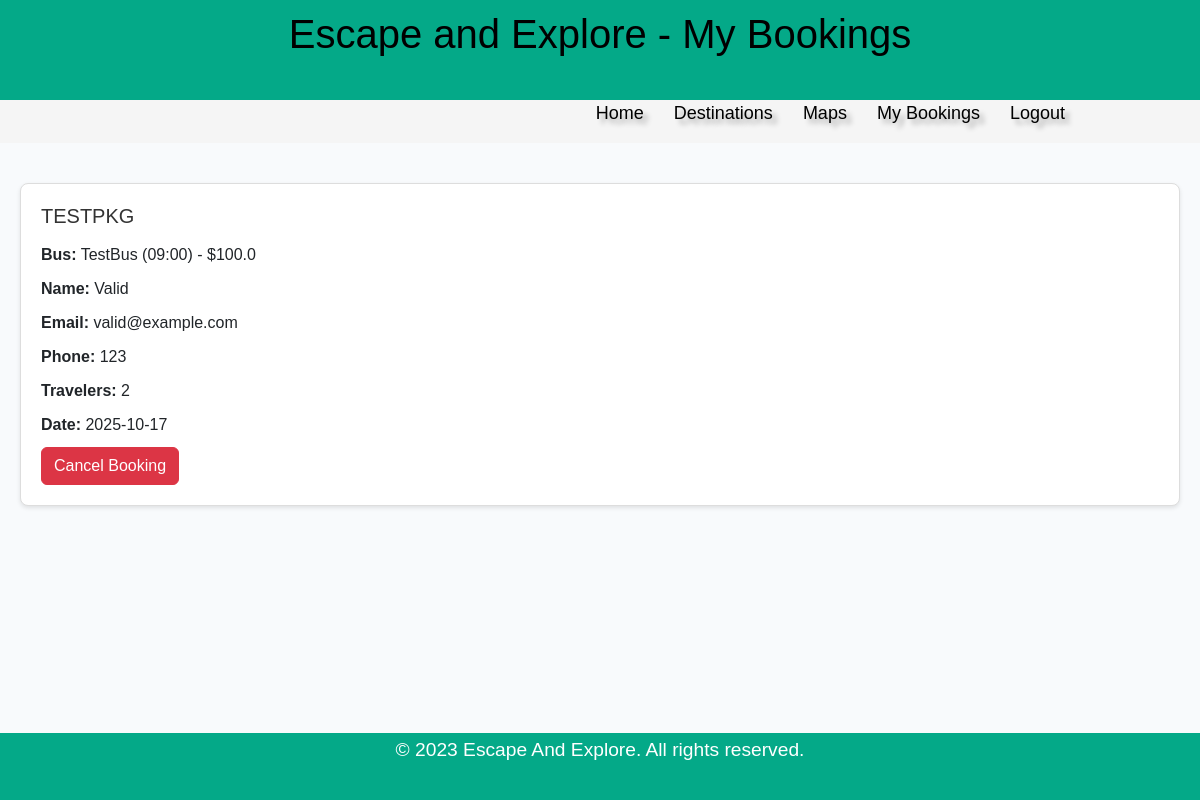
The app's page /mybookings (signed in), older data.
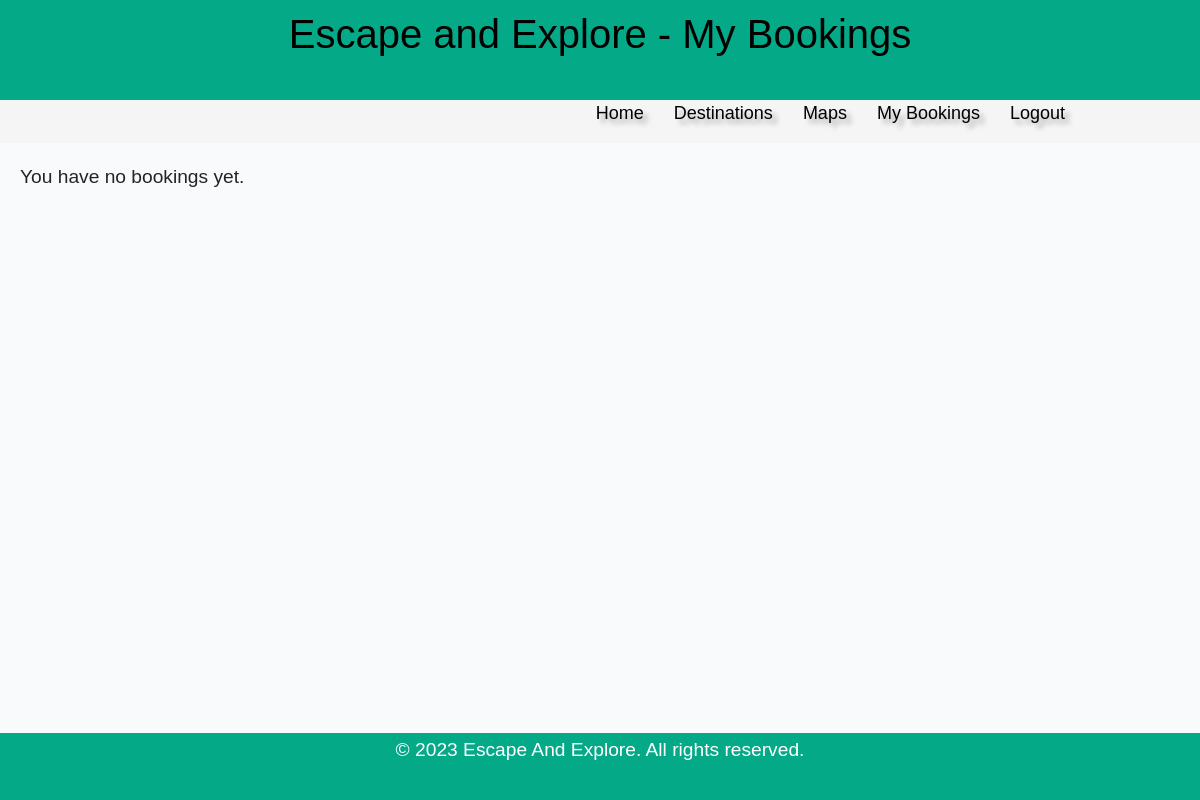
The same page, newer data.
### app.py (models this page shows)
class Booking(db.Model):
    id = db.Column(db.Integer, primary_key=True)
    user_id = db.Column(db.Integer, db.ForeignKey('user.id'), nullable=False)
    package_id = db.Column(db.Integer, db.ForeignKey('package.id'), nullable=False)
    bus_id = db.Column(db.Integer, db.ForeignKey('bus.id'), nullable=False)
    name = db.Column(db.String(150), nullable=False)
    email = db.Column(db.String(150), nullable=False)
    phone = db.Column(db.String(20), nullable=False)
    travelers = db.Column(db.Integer, nullable=False)
    date = db.Column(db.String(50), nullable=False)
    user = db.relationship('User', backref='bookings', lazy=True)
    bus = db.relationship('Bus', backref='bookings', lazy=True)

class Package(db.Model):
    id = db.Column(db.Integer, primary_key=True)
    name = db.Column(db.String(150), nullable=False)
    description = db.Column(db.Text, nullable=False)
    image = db.Column(db.String(150), nullable=False)
    location = db.Column(db.String(150))
    duration = db.Column(db.String(50))
    best_time = db.Column(db.String(50))
    activities = db.Column(db.Text)
    bookings = db.relationship('Booking', backref='package', lazy=True)
    buses = db.relationship('Bus', backref='package', lazy=True)

class Bus(db.Model):
    id = db.Column(db.Integer, primary_key=True)
    name = db.Column(db.String(150), nullable=False)
    package_id = db.Column(db.Integer, db.ForeignKey('package.id'), nullable=False)
    capacity = db.Column(db.Integer, nullable=False)
    price = db.Column(db.Float, nullable=False)
    departure_time = db.Column(db.String(50), nullable=False)

### app.py (the view)
@app.route('/mybookings')
def mybookings():
    if 'user_id' not in session:
        return redirect(url_for('login'))
    bookings = Booking.query.filter_by(user_id=session['user_id']).options(joinedload(Booking.package), joinedload(Booking.bus)).all()
    return render_template('mybookings.html', bookings=bookings)

### app.py (called while the page is built)
@app.context_processor
def inject_user():
    if 'user_id' in session:
        return {
            'is_authenticated': True,
            'current_user': {
                'is_admin': session.get('is_admin', False)
            }
        }
    return {
        'is_authenticated': False,
        'current_user': None
    }

### templates/mybookings.html (shortened to what this page needs)
<!DOCTYPE html>
<html>
<head>
  <link href="https://cdn.jsdelivr.net/npm/bootstrap@5.3.0/dist/css/bootstrap.min.css" rel="stylesheet">
  <link rel="stylesheet" type="text/css" href="{{ url_for('static', filename='css/style.css') }}" />
</head>
<body class="non-home">
  <header>
    <h1>Escape and Explore - My Bookings</h1>
  </header>
  <div class="nav">
    <div class="nav-menu">
      <ul>
        <li><a href="{{ url_for('index') }}">Home</a></li>
        <li><a href="{{ url_for('packages') }}">Destinations</a></li>
        <li><a href="{{ url_for('maps') }}">Maps</a></li>
        {% if not is_authenticated %}
        <li><a href="{{ url_for('login') }}">Login</a></li>
        <li><a href="{{ url_for('register') }}">Register</a></li>
        {% else %}
        <li><a href="{{ url_for('mybookings') }}">My Bookings</a></li>
        <li><a href="{{ url_for('logout') }}">Logout</a></li>
        {% endif %}
      </ul>
    </div>
  </div>
  <div class="container">
    {% if bookings %}
      <div class="bookings-grid">
        {% for booking in bookings %}
        <div class="card booking-card">
          <div class="card-body">
            <h5 class="card-title">{{ booking.package.name if booking.package else 'N/A' }}</h5>
            <p class="card-text"><strong>Bus:</strong>
              {% if booking.bus %}
                {{ booking.bus.name }} ({{ booking.bus.departure_time }}) - ${{ booking.bus.price }}
              {% else %}
                N/A
              {% endif %}
            </p>
            <p class="card-text"><strong>Name:</strong> {{ booking.name or 'N/A' }}</p>
            <p class="card-text"><strong>Email:</strong> {{ booking.email or 'N/A' }}</p>
            <p class="card-text"><strong>Phone:</strong> {{ booking.phone or 'N/A' }}</p>
            <p class="card-text"><strong>Travelers:</strong> {{ booking.travelers or 'N/A' }}</p>
            <p class="card-text"><strong>Date:</strong> {{ booking.date or 'N/A' }}</p>
            <a href="{{ url_for('cancel_booking', booking_id=booking.id) }}" class="btn btn-danger">Cancel Booking</a>
          </div>
        </div>
        {% endfor %}
      </div>
    {% else %}
      <p>You have no bookings yet.</p>
    {% endif %}
  </div>
  <footer>
    <p>&copy; 2023 Escape And Explore. All rights reserved.</p>
  </footer>
</body>
</html>

Row changes from the older to the newer data that the page shows:
no longer on this page (row edited): Booking: package "TESTPKG", bus.name "TestBus", bus.departure_time "09:00", bus.price "100.0", name "Valid", email "valid@example.com", phone "123", travelers "2", date "2025-10-17"
Text that changed along with them:
text now shown: "You have no bookings yet."
